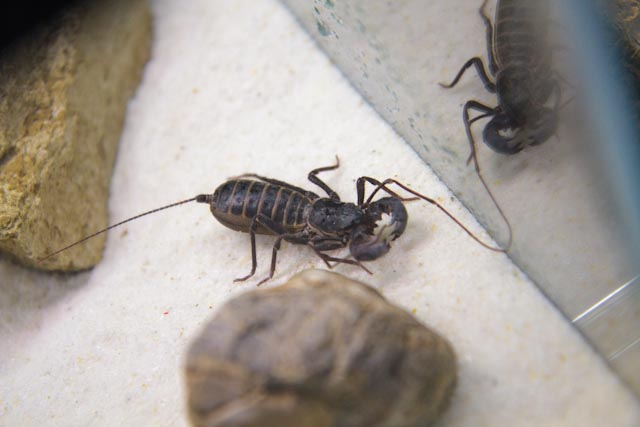
%> input picture experiments_eccv2014/images/006_insectjaw.jpg, 640 x 427 px
$ octave --eval "result = readBinaryImage('images/006_insectjaw.jpg');"   (GNU Octave 9; MATLAB toolbox functions it lacks are replaced by stand-ins)
%> lines starting %> are read from the running program, lines starting %| are printed output that depends on the picture
function mask = readBinaryImage( imageName )
%> called with imageName = 'images/006_insectjaw.jpg'

gtImage = im2double(imread(imageName));
if numel(size(gtImage)) == 3
    gtImage = rgb2gray(gtImage);
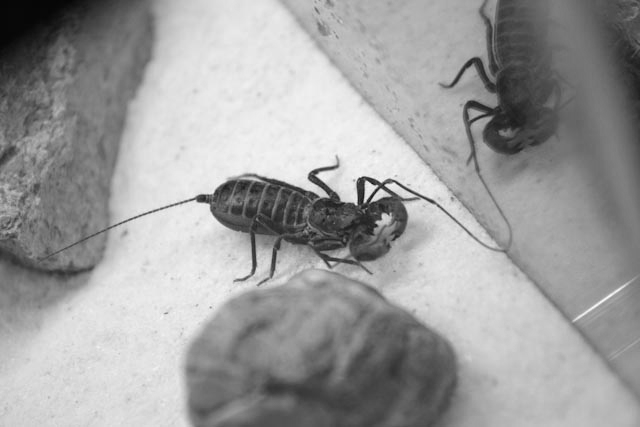
%> gtImage: size 427x640 double; min 0.0233, max 0.988, mean 0.621
end

mask = nan(size(gtImage, 1), size(gtImage, 2));
mask(gtImage < 0.1) = 0;
%> mask: size 427x640 double; 99.03% of the values are NaN or infinite; the others: min 0, max 0, mean 0
mask(gtImage > 0.9) = 1;
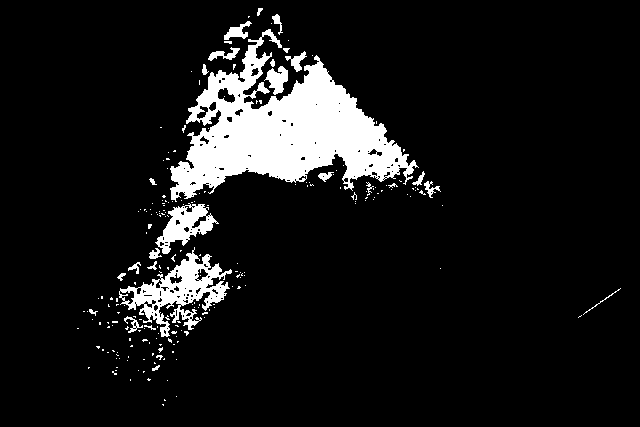
%> mask: size 427x640 double; 89.66% of the values are NaN or infinite; the others: min 0, max 1, mean 0.906; drawn with min black, max white, NaN and infinite black

end

$ run again, on experiments_eccv2014/images/010_blackbeetle.jpg
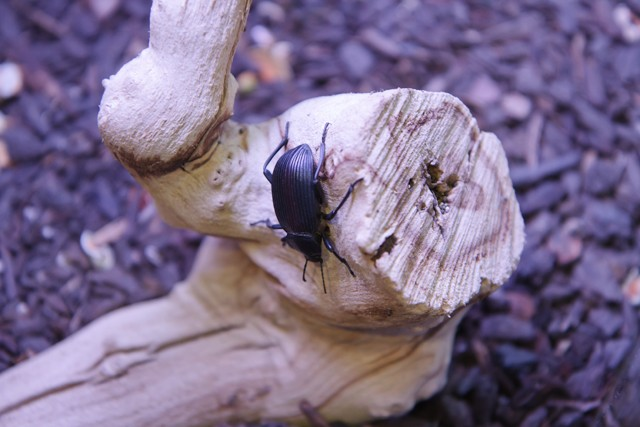
%> input picture experiments_eccv2014/images/010_blackbeetle.jpg, 640 x 427 px
%> in readBinaryImage, `gtImage = rgb2gray(gtImage);`:
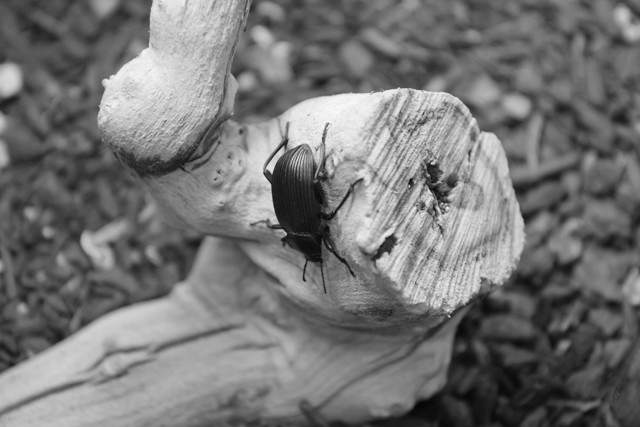
%> gtImage: size 427x640 double; min 0.0224, max 0.991, mean 0.461
%> in readBinaryImage, `mask(gtImage > 0.9) = 1;`:
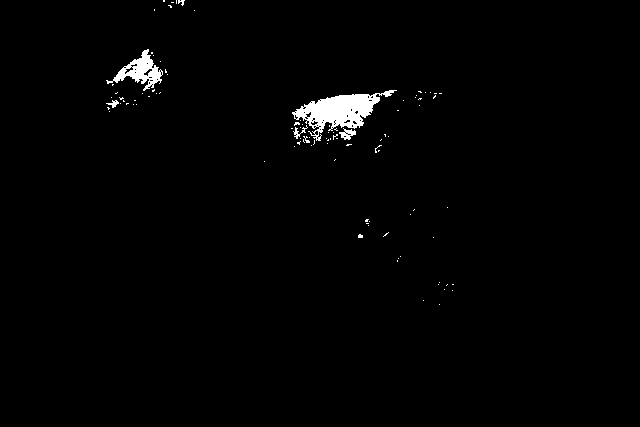
%> mask: size 427x640 double; 96.94% of the values are NaN or infinite; the others: min 0, max 1, mean 0.411; drawn with min black, max white, NaN and infinite black
